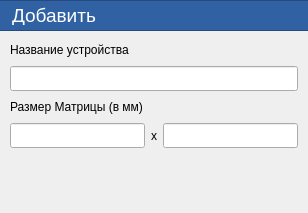
<?xml version="1.0" encoding="UTF-8"?>
<ui version="4.0">
 <class>AddDialog</class>
 <widget class="QDialog" name="AddDialog">
  <property name="geometry">
   <rect>
    <x>0</x>
    <y>0</y>
    <width>308</width>
    <height>213</height>
   </rect>
  </property>
  <property name="windowTitle">
   <string>Добавить</string>
  </property>
  <widget class="QWidget" name="verticalLayoutWidget">
   <property name="geometry">
    <rect>
     <x>10</x>
     <y>40</y>
     <width>288</width>
     <height>164</height>
    </rect>
   </property>
   <layout class="QVBoxLayout" name="verticalLayout">
    <item>
     <widget class="QLabel" name="label_5">
      <property name="minimumSize">
       <size>
        <width>0</width>
        <height>20</height>
       </size>
      </property>
      <property name="text">
       <string>Название устройства</string>
      </property>
     </widget>
    </item>
    <item>
     <widget class="QLineEdit" name="newName">
      <property name="minimumSize">
       <size>
        <width>0</width>
        <height>25</height>
       </size>
      </property>
      <property name="styleSheet">
       <string notr="true"/>
      </property>
     </widget>
    </item>
    <item>
     <widget class="QLabel" name="label_2">
      <property name="minimumSize">
       <size>
        <width>0</width>
        <height>20</height>
       </size>
      </property>
      <property name="text">
       <string>Размер Матрицы (в мм)</string>
      </property>
     </widget>
    </item>
    <item>
     <layout class="QHBoxLayout" name="horizontalLayout">
      <item>
       <widget class="QLineEdit" name="newSize_l">
        <property name="minimumSize">
         <size>
          <width>0</width>
          <height>25</height>
         </size>
        </property>
       </widget>
      </item>
      <item>
       <widget class="QLabel" name="label_3">
        <property name="text">
         <string>x</string>
        </property>
       </widget>
      </item>
      <item>
       <widget class="QLineEdit" name="newSize_r">
        <property name="minimumSize">
         <size>
          <width>0</width>
          <height>25</height>
         </size>
        </property>
       </widget>
      </item>
     </layout>
    </item>
    <item>
     <spacer name="verticalSpacer">
      <property name="orientation">
       <enum>Qt::Vertical</enum>
      </property>
      <property name="sizeHint" stdset="0">
       <size>
        <width>20</width>
        <height>60</height>
       </size>
      </property>
     </spacer>
    </item>
    <item>
     <widget class="QDialogButtonBox" name="buttonBox">
      <property name="minimumSize">
       <size>
        <width>0</width>
        <height>40</height>
       </size>
      </property>
      <property name="layoutDirection">
       <enum>Qt::LeftToRight</enum>
      </property>
      <property name="styleSheet">
       <string notr="true">QDialogButtonBox#Ok{
background: green;
}
</string>
      </property>
      <property name="orientation">
       <enum>Qt::Horizontal</enum>
      </property>
      <property name="standardButtons">
       <set>QDialogButtonBox::NoButton</set>
      </property>
      <property name="centerButtons">
       <bool>true</bool>
      </property>
     </widget>
    </item>
   </layout>
  </widget>
  <widget class="QFrame" name="frame">
   <property name="geometry">
    <rect>
     <x>-1</x>
     <y>0</y>
     <width>311</width>
     <height>31</height>
    </rect>
   </property>
   <property name="mouseTracking">
    <bool>true</bool>
   </property>
   <property name="styleSheet">
    <string notr="true">background: #3061a3;</string>
   </property>
   <property name="frameShape">
    <enum>QFrame::StyledPanel</enum>
   </property>
   <property name="frameShadow">
    <enum>QFrame::Raised</enum>
   </property>
   <widget class="QLabel" name="title">
    <property name="geometry">
     <rect>
      <x>13</x>
      <y>5</y>
      <width>91</width>
      <height>20</height>
     </rect>
    </property>
    <property name="minimumSize">
     <size>
      <width>0</width>
      <height>20</height>
     </size>
    </property>
    <property name="font">
     <font>
      <pointsize>14</pointsize>
     </font>
    </property>
    <property name="styleSheet">
     <string notr="true">color: white;</string>
    </property>
    <property name="text">
     <string>Добавить</string>
    </property>
   </widget>
  </widget>
 </widget>
 <resources/>
 <connections>
  <connection>
   <sender>buttonBox</sender>
   <signal>accepted()</signal>
   <receiver>AddDialog</receiver>
   <slot>accept()</slot>
   <hints>
    <hint type="sourcelabel">
     <x>248</x>
     <y>254</y>
    </hint>
    <hint type="destinationlabel">
     <x>157</x>
     <y>274</y>
    </hint>
   </hints>
  </connection>
  <connection>
   <sender>buttonBox</sender>
   <signal>rejected()</signal>
   <receiver>AddDialog</receiver>
   <slot>reject()</slot>
   <hints>
    <hint type="sourcelabel">
     <x>316</x>
     <y>260</y>
    </hint>
    <hint type="destinationlabel">
     <x>286</x>
     <y>274</y>
    </hint>
   </hints>
  </connection>
 </connections>
</ui>
